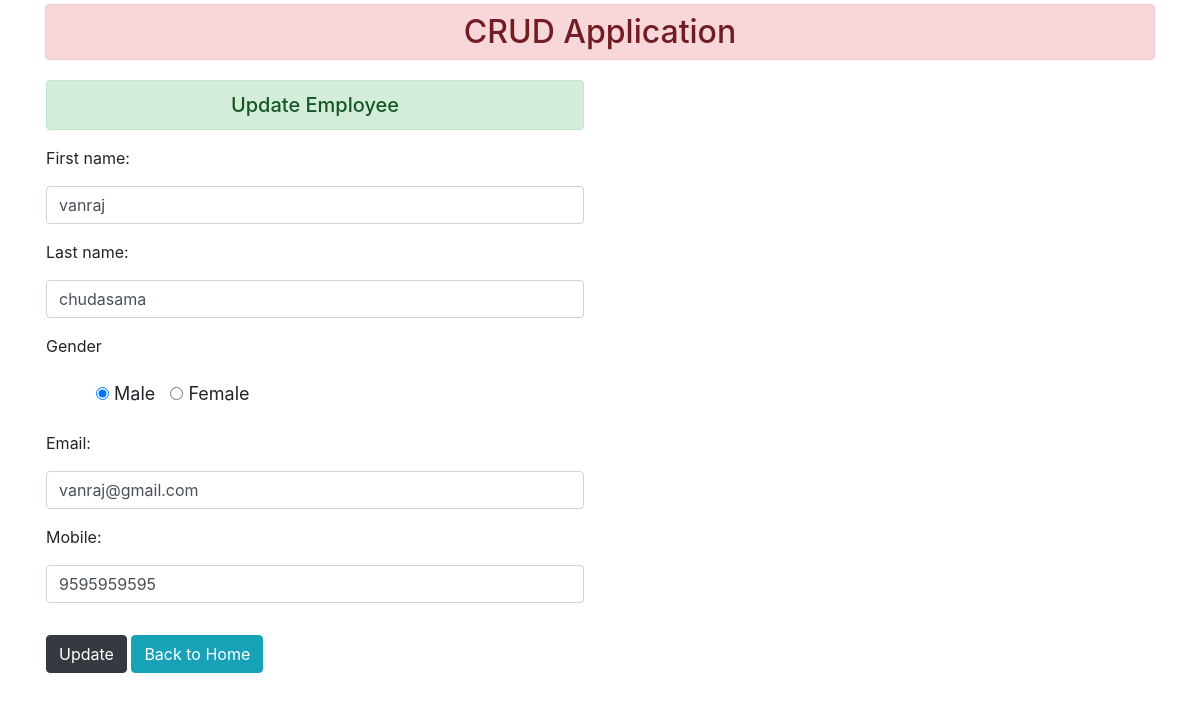
The page /Employee/20/ on the database its author committed.
### crud_app/models.py (models this page shows)
class Employee(models.Model):
    first_name = models.CharField(max_length=50)
    last_name=models.CharField(max_length=50)
    E_email=models.CharField(max_length=50)
    gender=models.CharField(max_length=20)
    mobile=models.IntegerField()

### crud_app/views.py (the view)
# urls.py: path('Employee/<int:id>/',views.update_data,name="data_update"),
def update_data(request,id):
    template_name="crud_app/update_Employee.html"
    emp_obj = Employee.objects.get(pk=id)
    if request.method == 'POST':
        fm=employee_registration_form(request.POST,instance=emp_obj)
        if fm.is_valid():
            fm.save()
            messages.success(request, "Employee Data Updated")
            return HttpResponseRedirect('/')
    else:
        fm=employee_registration_form(instance=emp_obj)
    return render(request, template_name,{'form':fm})

### crud_app/forms.py (shortened to what this page needs)
class employee_registration_form(forms.ModelForm):
    E_email = forms.CharField(label='Email',widget=forms.EmailInput(attrs={'class':'form-control'}))
    mobile = forms.CharField(widget=forms.NumberInput(attrs={'class':'form-control'}))
    class Meta:
        model=Employee
        fields='__all__'
        widgets = {
            'first_name':forms.TextInput(attrs={'class':'form-control'}),
            'last_name':forms.TextInput(attrs={'class':'form-control'}),
            'gender':forms.RadioSelect(choices=gender),
        }

### crud_app/templates/crud_app/update_Employee.html (shortened to what this page needs)
{% extends 'base.html' %}
{%load static%}
{%block content%}
<div class="row">
        <div class="col-sm-6 shadow-lg p-3 mb-5 bg-body rounded">
            <h5 class="text-center alert alert-success">Update Employee</h5>
            <form action="" method="post" novalidate>
                <div class="form-group">
                    <label for="">{{form.first_name.label_tag}}</label>
                    {{form.first_name}}
                </div>
                <div class="form-group">
                    <label for="">{{form.last_name.label_tag}}</label>
                    {{form.last_name}}
                </div>
                <div class="form-group">
                    <label for="">Gender</label>
                    {{form.gender}}
                </div>
                <div class="form-group">
                    <label for="">{{form.E_email.label_tag}}</label>
                    {{form.E_email}}
                </div>
                <div class="form-group">
                    <label for="">{{form.mobile.label_tag}}</label>
                    {{form.mobile}}
                </div>
                <input type="submit" class="btn btn-dark mt-3" value="Update">
                <a href="{% url 'home' %}" class="btn btn-info mt-3">Back to Home</a>
            </form>
        </div>
</div>
        {%endblock%}

### crud_app/templates/crud_app/update_Employee.html (style rules this page uses)
#id_gender { list-style-type: none; margin-top: 14px; font-size: large; }
#id_gender > li { display: inline-flex; margin-left: 10px; }

### rows shown on the page
Employee: first_name "vanraj", last_name "chudasama", gender "☑ Male ☐ Female", E_email "vanraj@gmail.com", mobile "9595959595"
